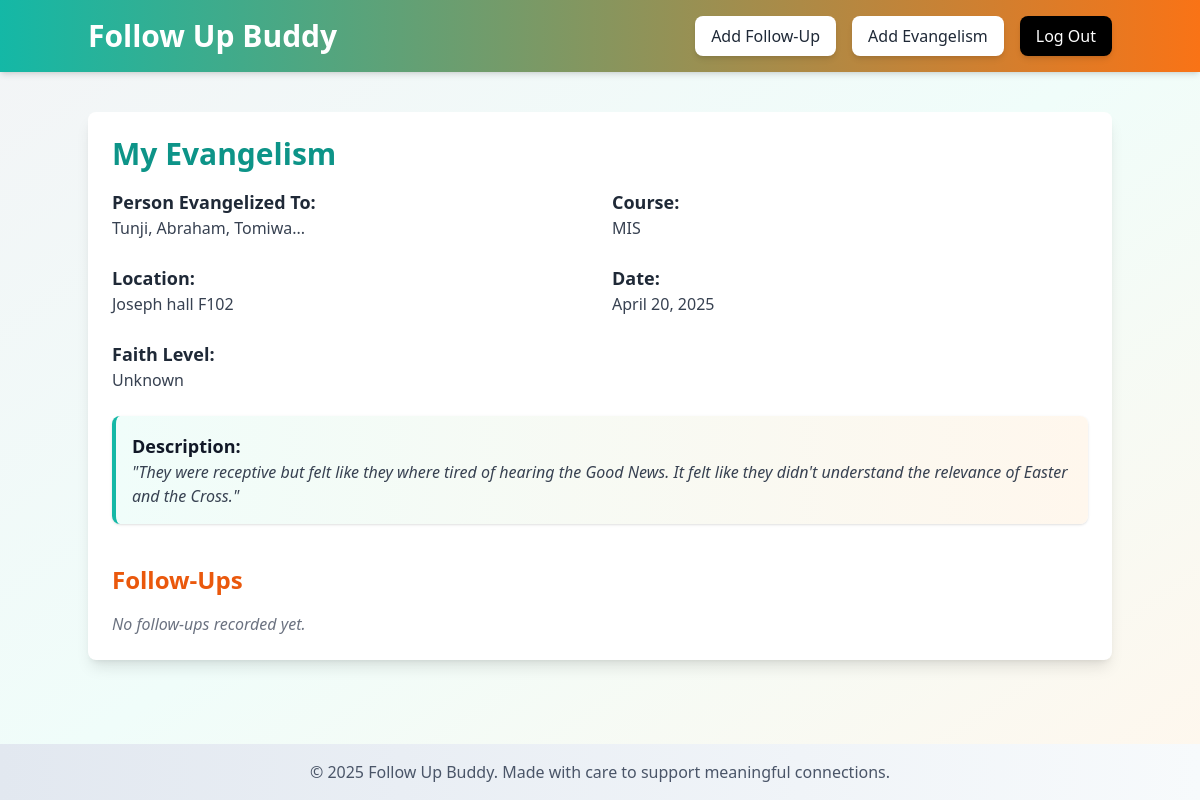
The app's page /evangelism/detail/20 (signed in) with its own data.
### tracker/models.py (models this page shows, shortened)
class Evangelism(models.Model):
    FAITH_STATUS = {
        "strong_faith": "Strong Faith",
        "less_faith": "Less Faith",
        "unbeliever": "Unbeliever",
        "unknown": "Unknown",
    }
    evangelist = models.ForeignKey(User, on_delete=models.CASCADE)
    person_name = models.CharField(max_length=200)
    course = models.CharField(max_length=200, null=True, blank=True)
    location = models.CharField(max_length=255, null=True)
    date = models.DateField()
    description = models.TextField(blank=True)
    faith = models.CharField(max_length=20, choices=FAITH_STATUS)
    relevance = models.IntegerField(blank=True)
    completed = models.BooleanField(default=False)

### tracker/views.py (the view)
# urls.py: path('evangelism/detail/<int:pk>', views.EvangelismDetail.as_view(), name="evangelism-detail"),
class EvangelismDetail(LoginRequiredMixin, DetailView):
    model = Evangelism
    template_name = "tracker/evangelism_detail.html"
    context_object_name = "evangelism"
    def get_context_data(self, **kwargs):
        context = super().get_context_data(**kwargs)
        context["followups"] = FollowUp.objects.filter(evangelism=self.object)
        return context

### tracker/templates/tracker/evangelism_detail.html (shortened to what this page needs)
{% extends 'tracker/base.html' %}
{% block body %}
<div class="container mx-auto my-10 p-6 bg-white shadow-lg rounded-lg">
    <h2 class="text-3xl font-bold text-teal-600 mb-4">My Evangelism</h2>
    <div class="grid grid-cols-1 md:grid-cols-2 gap-6">
        <div>
            <p class="text-lg font-semibold">Person Evangelized To:</p>
            <p class="text-gray-700">{{ evangelism.person_name }}</p>
        </div>
        <div>
            <p class="text-lg font-semibold">Course:</p>
            <p class="text-gray-700">{{ evangelism.course|default:'N/A' }}</p>
        </div>
        <div>
            <p class="text-lg font-semibold">Location:</p>
            <p class="text-gray-700">{{ evangelism.location|default:'N/A' }}</p>
        </div>
        <div>
            <p class="text-lg font-semibold">Date:</p>
            <p class="text-gray-700">{{ evangelism.date }}</p>
        </div>
        <div>
            <p class="text-lg font-semibold">Faith Level:</p>
            <p class="text-gray-700">{{ evangelism.get_faith_display }}</p>
        </div>
    </div>
    <div class="mt-6 p-4 bg-gradient-to-r from-teal-50 to-orange-50 border-l-4 border-teal-500 rounded-lg shadow">
        <p class="text-lg font-semibold text-gray-900">Description:</p>
        <p class="text-gray-700 whitespace-pre-line italic">"{{ evangelism.description }}"</p>
    </div>
    <div class="mt-10">
        <h3 class="text-2xl font-bold text-orange-600 mb-4">Follow-Ups</h3>
        {% if followups %}
            <ul class="space-y-4">
                {% for followup in followups %}
                    <li class="p-5 bg-white border border-gray-200 rounded-lg shadow-md hover:shadow-lg transition duration-300">
                        <p class="font-semibold">{{ forloop.counter }}. <span class="text-teal-600">{{ followup.date }}</span></p>
                        <p class="text-gray-700">{{ followup.description }}</p>
                        <p class="mt-4">
                            <a href="#" class="px-4 py-2 bg-orange-600 text-white text-sm font-semibold rounded-lg shadow-md hover:bg-teal-700 transition duration-300">
                                View Detail
                            </a>
                        </p>
                    </li>
                {% endfor %}
            </ul>
        {% else %}
            <p class="text-gray-500 italic">No follow-ups recorded yet.</p>
        {% endif %}
    </div>
</div>
{% endblock body %}

### tracker/templates/tracker/base.html (style rules this page uses)
html, body { height: 100%; margin: 0; display: flex; flex-direction: column; }

### records on screen
Evangelism: person_name "Tunji, Abraham, Tomiwa...", course "MIS", location "Joseph hall F102", date "April 20, 2025", faith "Unknown", description "They were receptive but felt like they where tired of hearing the Good News. It felt like they didn't understand the relevance of Easter and the Cross."
